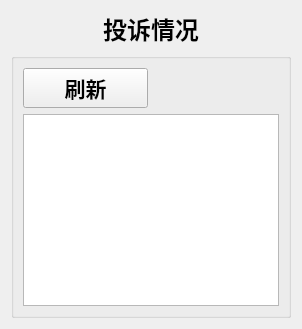
     <widget class="QWidget" name="tab_6">
      <attribute name="title">
       <string>业主投诉</string>
      </attribute>
      <layout class="QGridLayout" name="gridLayout_9">
       <item row="0" column="0">
        <widget class="QLabel" name="label_23">
         <property name="font">
          <font>
           <family>Agency FB</family>
           <pointsize>18</pointsize>
           <weight>75</weight>
           <bold>true</bold>
          </font>
         </property>
         <property name="text">
          <string>&lt;html&gt;&lt;head/&gt;&lt;body&gt;&lt;p align=&quot;center&quot;&gt;投诉情况&lt;/p&gt;&lt;/body&gt;&lt;/html&gt;</string>
         </property>
        </widget>
       </item>
       <item row="1" column="0">
        <widget class="QGroupBox" name="groupBox_5">
         <property name="title">
          <string/>
         </property>
         <layout class="QGridLayout" name="gridLayout_8">
          <item row="1" column="0">
           <widget class="QPushButton" name="queryComplaintButton">
            <property name="font">
             <font>
              <family>Agency FB</family>
              <pointsize>16</pointsize>
              <weight>75</weight>
              <bold>true</bold>
             </font>
            </property>
            <property name="text">
             <string>刷新</string>
            </property>
           </widget>
          </item>
          <item row="2" column="0" colspan="2">
           <widget class="QTableView" name="tableView_complaint"/>
          </item>
         </layout>
        </widget>
       </item>
      </layout>
     </widget>
